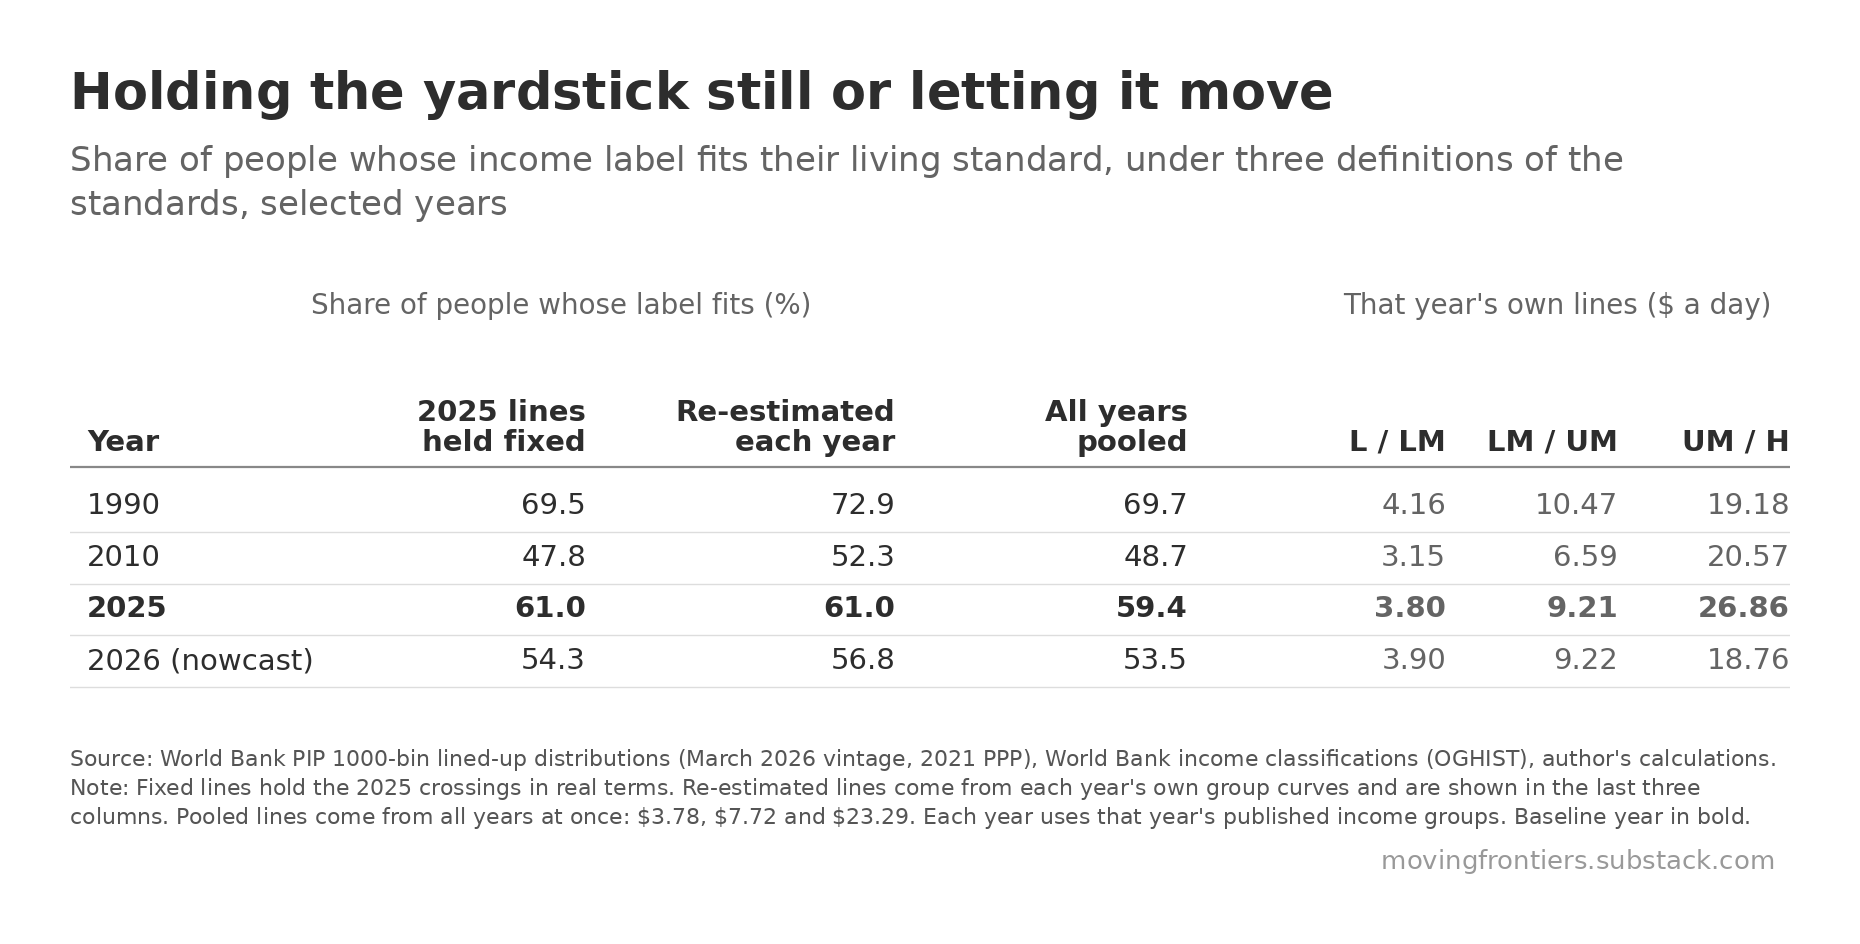

This figure's Python source:
"""table-5-yardsticks.py - Moving Frontiers, Belindia post. Self-sufficient: house style and data embedded.
Data frozen 12 Sep 2026 from World Bank PIP 1000-bin distributions (March 2026 vintage) and OGHIST (July 2026);
2026 = nowcast with China high income. Run: python3 table-5-yardsticks.py  ->  table-5-yardsticks.png (and table-5-yardsticks.csv is the same data).
Method: typicality lines = crossings of the four class curves of daily welfare (see belindia_typicality.xlsx)."""
import matplotlib; matplotlib.use("Agg")
import matplotlib.pyplot as plt, numpy as np, sys, types

# ---------------------------------------------------------------- house style (moving_frontiers_style.py, verbatim)
_mf = types.ModuleType("moving_frontiers_style"); sys.modules["moving_frontiers_style"] = _mf
exec(compile('"""\nmoving_frontiers_style.py - Moving Frontiers house style.\n\nDraw the plot in matplotlib, save it, then call compose(). The title, subtitle,\ncaption and watermark are laid out in PIL, where every gap is measured ink to ink\nrather than through matplotlib text boxes, which carry the font\'s full ascent and\ndescent whether or not the string has ascenders or descenders.\n\n    import moving_frontiers_style as mf\n    mf.rc()\n    fig, ax = plt.subplots(figsize=(8, 5.6), dpi=mf.DPI)\n    ...plot in mf.palette(2)...\n    fig.savefig("plot.png", dpi=mf.DPI, facecolor="white", bbox_inches="tight")\n    mf.compose("plot.png", "chart.png", TITLE, SUBTITLE, SOURCE, NOTE)\n\n"""\n\nimport os\nimport numpy as np\nimport matplotlib\nfrom PIL import Image, ImageDraw, ImageFont\n\nDPI = 200\n\n# ---- colours: the main elements, by how many series the chart has ----\nRED, GOLD, GREEN, BLUE = "#C62828", "#F9A825", "#00897B", "#283593"\nPALETTE = {1: [BLUE],\n           2: [RED, BLUE],\n           3: [RED, BLUE, GOLD],\n           4: [RED, GOLD, GREEN, BLUE]}\nGREY = "#888888"          # axes, rules, de-emphasised marks\n\n\ndef palette(n):\n    assert n in PALETTE, "the house palette covers one to four series"\n    return PALETTE[n]\n\n\n# ---- spacing, in pixels at 200 dpi, every gap ink to ink ----\nGAP_TITLE_SUB = 25        # subtitle below the title\nGAP_SUB_PLOT  = 70        # plot below the subtitle\nGAP_PLOT_CAP  = 60        # caption below the plot\nGAP_CAP_MARK  = 20        # watermark below the last caption line\nMARK_RIGHT    = 15        # watermark right edge, inside the content right edge\nBORDER        = 70        # empty space around the whole canvas\n\n# Canvas width is allowed to differ from chart to chart: each canvas is just the plot\n# plus the border. Pass content_w=<px> to compose() to pad a narrow plot out to a\n# common width instead, which is optional.\nCONTENT_W     = None\n\n# Type is fixed, not scaled to the chart. Sizing the title from the plot width made\n# it depend on how much white space matplotlib happened to leave, so a narrow chart\n# got a smaller title than a wide one in the same pack.\n# TYPE SCALES WITH THE CANVAS, so that a chart shown at a fixed display width, a\n# phone column say, always shows the same apparent type whatever its own pixel width.\n# The point sizes below are the sizes at REF_W; a canvas half again as wide gets type\n# half again as large, and the two look identical once both are scaled to the column.\n# Sizing type from the plot width, as an earlier version did, is not the same thing and\n# was a bug: it made the title depend on how much white space matplotlib happened to\n# leave around the axes rather than on how large the image is.\nREF_W      = 1980         # reference canvas width the point sizes below refer to\nTITLE_PT   = 19.44        # title, 54px at REF_W\nSUB_FRAC   = 0.68         # subtitle as a share of the title\nCAP_PT     = 8.5          # caption, 24px at REF_W\nMARK_MULT  = 1.2          # watermark as a share of the caption\nLEADING    = 1.32\n\n# Type inside the plot. Set once here and applied by rc(), so every chart in a pack\n# carries the same tick labels, axis titles and annotations. A build script that\n# passes its own fontsize= breaks that, so use these constants instead.\nAXIS_PT    = 13           # axis titles\nTICK_PT    = 12           # tick labels, both axes\nLEGEND_PT  = 12           # legend entries\nLABEL_PT   = 11.5         # in-plot labels and data values\nEMPH_PT    = 15           # emphasised data values, bold\n\nINK        = "#2D2D2D"    # title\nSUB_INK    = "#646464"    # subtitle\nCAP_INK    = "#555555"    # caption\nMARK_INK   = "#999999"    # watermark\nMARK_TEXT  = "movingfrontiers.substack.com"\nCREDIT     = ""\n\n\ndef rc():\n    """Matplotlib defaults for the plot itself."""\n    matplotlib.pyplot.rcParams.update({\n        "font.family": "DejaVu Sans", "font.size": AXIS_PT,\n        "axes.labelsize": AXIS_PT, "xtick.labelsize": TICK_PT,\n        "ytick.labelsize": TICK_PT, "legend.fontsize": LEGEND_PT,\n        "axes.edgecolor": GREY, "axes.linewidth": 1.0,\n        "figure.facecolor": "white", "axes.facecolor": "white"})\n\n\ndef style_ax(ax):\n    ax.spines["top"].set_visible(False)\n    ax.spines["right"].set_visible(False)\n\n\ndef _font(px, bold=False):\n    name = "DejaVuSans-Bold.ttf" if bold else "DejaVuSans.ttf"\n    for p in (os.path.join(matplotlib.get_data_path(), "fonts", "ttf", name),\n              "/usr/share/fonts/truetype/dejavu/" + name):\n        if os.path.exists(p):\n            return ImageFont.truetype(p, px)\n    raise FileNotFoundError(name)\n\n\ndef _ink(font, s):\n    """Ink top and bottom of a string relative to its baseline."""\n    b = font.getbbox(s, anchor="ls")\n    return b[1], b[3]\n\n\ndef _wrap(font, paragraphs, width):\n    """Greedy wrap. Also returns, for each line, which paragraph it came from, so a\n    line that ends because its paragraph ended can be told apart from one that ends\n    because the next word would not fit."""\n    lines, owner = [], []\n    for p, text in enumerate(paragraphs):\n        cur = ""\n        for w in text.split():\n            t = (cur + " " + w).strip()\n            if not cur or font.getlength(t) <= width:\n                cur = t\n            else:\n                lines.append(cur); owner.append(p); cur = w\n        if cur:\n            lines.append(cur); owner.append(p)\n    return lines, owner\n\n\ndef _crop(img):\n    g = np.array(img.convert("L"))\n    r = np.where((g < 250).any(1))[0]\n    c = np.where((g < 250).any(0))[0]\n    return img.crop((c.min(), r.min(), c.max() + 1, r.max() + 1))\n\n\ndef compose(plot_png, out_png, title, subtitle, source, note=None, credit=CREDIT,\n            content_w=CONTENT_W):\n    """Title band above the plot, caption and watermark below, BORDER px all around."""\n    plot = _crop(Image.open(plot_png).convert("RGB"))\n    PW, H = plot.size\n    W = max(PW, content_w or 0)          # the target is a floor, never a ceiling\n\n    k = (W + 2 * BORDER) / REF_W         # type scales with the canvas, not the plot\n    title_px = round(TITLE_PT * DPI / 72 * k)\n    cap_px   = round(CAP_PT * DPI / 72 * k)\n    f_title = _font(title_px, bold=True)\n    f_sub   = _font(int(title_px * SUB_FRAC))\n    f_cap   = _font(cap_px)\n    f_mark  = _font(round(cap_px * MARK_MULT))\n\n    tl, _ = _wrap(f_title, [title], W)\n    sl, _ = _wrap(f_sub, [subtitle], W)\n    paras = ["Source: " + source + (" " + credit if credit else "")]\n    if note:\n        paras.append("Note: " + note)\n    cl, owner = _wrap(f_cap, paras, W)\n    for i in range(len(cl) - 1):                       # lines must be maximally full\n        if owner[i + 1] == owner[i]:\n            nxt = cl[i + 1].split()[0]\n            assert f_cap.getlength(cl[i] + " " + nxt) > W, \\\n                f"caption line {i} is not filled to the full width"\n\n    tlh = int(f_title.size * LEADING)\n    slh = int(f_sub.size * LEADING)\n    clh = int(f_cap.size * LEADING)\n\n    # walk down the page, each gap measured from the ink above it\n    y, place = 0, []\n    for i, s in enumerate(tl):\n        base = y - _ink(f_title, s)[0] if i == 0 else place[-1][0] + tlh\n        place.append((base, s, f_title, INK, "left"))\n    y = place[-1][0] + _ink(f_title, tl[-1])[1]\n    for i, s in enumerate(sl):\n        base = (y + GAP_TITLE_SUB - _ink(f_sub, s)[0]) if i == 0 else place[-1][0] + slh\n        place.append((base, s, f_sub, SUB_INK, "left"))\n    y = place[-1][0] + _ink(f_sub, sl[-1])[1]\n\n    plot_y = y + GAP_SUB_PLOT\n    y = plot_y + H\n\n    for i, s in enumerate(cl):\n        base = (y + GAP_PLOT_CAP - _ink(f_cap, s)[0]) if i == 0 else place[-1][0] + clh\n        place.append((base, s, f_cap, CAP_INK, "left"))\n    y = place[-1][0] + _ink(f_cap, cl[-1])[1]\n    place.append((y + GAP_CAP_MARK - _ink(f_mark, MARK_TEXT)[0],\n                  MARK_TEXT, f_mark, MARK_INK, "right"))\n    y = place[-1][0] + _ink(f_mark, MARK_TEXT)[1]\n\n    canvas = Image.new("RGB", (W + 2 * BORDER, y + 2 * BORDER), "white")\n    canvas.paste(plot, (BORDER, plot_y + BORDER))     # left, with the title and caption\n    d = ImageDraw.Draw(canvas)\n    for base, s, f, col, align in place:\n        x = BORDER + (W - MARK_RIGHT - f.getlength(s) if align == "right" else 0)\n        d.text((x, base + BORDER), s, font=f, fill=col, anchor="ls")\n    canvas.save(out_png)\n    verify(out_png)\n    return out_png\n\n\ndef verify(png):\n    """Blank pixel rows between each block, and the border, must match the constants."""\n    a = np.array(Image.open(png).convert("L"))\n    Hh, Ww = a.shape\n    ink = a < 250\n    rows = np.where(ink.any(1))[0]\n    cols = np.where(ink.any(0))[0]\n    bands, start, prev = [], rows[0], rows[0]\n    for r in rows[1:]:\n        if r - prev > 3:\n            bands.append((start, prev)); start = r\n        prev = r\n    bands.append((start, prev))\n    gaps = [bands[i + 1][0] - bands[i][1] - 1 for i in range(len(bands) - 1)]\n    assert GAP_SUB_PLOT in gaps, f"no {GAP_SUB_PLOT}px gap below the subtitle"\n    assert GAP_PLOT_CAP in gaps, f"no {GAP_PLOT_CAP}px gap above the caption"\n    assert gaps[-1] == GAP_CAP_MARK, \\\n        f"gap above the watermark is {gaps[-1]}px, expected {GAP_CAP_MARK}"\n    assert (rows[0], Hh - 1 - rows[-1], cols[0]) == (BORDER, BORDER, BORDER), \\\n        f"top, bottom and left borders are {(rows[0], Hh - 1 - rows[-1], cols[0])}, " \\\n        f"expected {BORDER}"\n    assert Ww - 1 - cols[-1] >= BORDER, \\\n        f"right border is {Ww - 1 - cols[-1]}, expected at least {BORDER}"\n    wm_cols = np.where(ink[bands[-1][0]:bands[-1][1] + 1, :].any(0))[0]\n    assert Ww - 1 - wm_cols.max() >= BORDER + MARK_RIGHT - 3, "watermark right margin is wrong"\n    return gaps\n', "moving_frontiers_style.py", "exec"), _mf.__dict__)
mf = _mf

# ---------------------------------------------------------------- data
DATA = {'rows': [('1990', 0.6947, 0.7292, 0.6969, 4.16, 10.47, 19.18), ('2010', 0.4782, 0.5229, 0.4871, 3.15, 6.59, 20.57), ('2025', 0.6104, 0.6104, 0.5937, 3.8, 9.21, 26.86), ('2026 (nowcast)', 0.5427, 0.5683, 0.5352, 3.9, 9.22, 18.76)]}

TITLE = 'Holding the yardstick still or letting it move'
SUBTITLE = 'Share of people whose income label fits their living standard, under three definitions of the standards, selected years'
SOURCE = "World Bank PIP 1000-bin lined-up distributions (March 2026 vintage, 2021 PPP), World Bank income classifications (OGHIST), author's calculations."
NOTE = "Fixed lines hold the 2025 crossings in real terms. Re-estimated lines come from each year's own group curves and are shown in the last three columns. Pooled lines come from all years at once: $3.78, $7.72 and $23.29. Each year uses that year's published income groups. Baseline year in bold."

def build():
    mf.rc()
    fig, ax = plt.subplots(figsize=(8, 6.4), dpi=mf.DPI)
    mf.style_ax(ax)

    rows = DATA["rows"]; nrow = len(rows); rh = 0.26
    plt.close(fig); fig = plt.figure(figsize=(8.6, 0.9 + rh * (nrow + 1)), dpi=mf.DPI); ax = fig.add_axes([0, 0, 1, 1]); ax.set_axis_off()
    ax.set_xlim(0, 100); ax.set_ylim(-(nrow + 1) * rh, rh * 3.5)
    ax.text(14, rh * 2.6, "Share of people whose label fits (%)", ha="left", va="bottom", fontsize=mf.LABEL_PT - 1.5, color=mf.SUB_INK)
    ax.text(74, rh * 2.6, "That year's own lines ($ a day)", ha="left", va="bottom", fontsize=mf.LABEL_PT - 1.5, color=mf.SUB_INK)
    cols = [("Year", 1, "left"), ("2025 lines" + chr(10) + "held fixed", 30, "right"), ("Re-estimated" + chr(10) + "each year", 48, "right"), ("All years" + chr(10) + "pooled", 65, "right"), ("L / LM", 80, "right"), ("LM / UM", 90, "right"), ("UM / H", 100, "right")]
    for h, xx, ha in cols: ax.text(xx, -rh * 0.05, h, ha=ha, va="bottom", fontsize=mf.LABEL_PT - 1, fontweight="bold", color=mf.INK, linespacing=1.1)
    ax.plot([0, 100], [-rh * 0.25, -rh * 0.25], color=mf.GREY, lw=0.8)
    y = -rh
    for r in rows:
        lab, a, b, c, l1, l2, l3 = r; base = lab.startswith("2025")
        fw = "bold" if base else "normal"
        ax.text(1, y, lab, ha="left", va="center", fontsize=mf.LABEL_PT - 1, color=mf.INK, fontweight=fw)
        for xx, v in [(30, a), (48, b), (65, c)]:
            ax.text(xx, y, f"{v*100:.1f}", ha="right", va="center", fontsize=mf.LABEL_PT - 1, color=mf.INK, fontweight=fw)
        for xx, v in [(80, l1), (90, l2), (100, l3)]:
            ax.text(xx, y, f"{v:.2f}", ha="right", va="center", fontsize=mf.LABEL_PT - 1, color=mf.SUB_INK, fontweight=fw)
        ax.plot([0, 100], [y - rh / 2, y - rh / 2], color="#DDDDDD", lw=0.5)
        y -= rh

    fig.savefig("table-5-yardsticks-plot.png", dpi=mf.DPI, facecolor="white", bbox_inches="tight")
    plt.close(fig)
    mf.compose("table-5-yardsticks-plot.png", "table-5-yardsticks.png", TITLE, SUBTITLE, SOURCE, NOTE)
    import os; os.remove("table-5-yardsticks-plot.png")
    print("wrote table-5-yardsticks.png")

if __name__ == "__main__":
    build()
